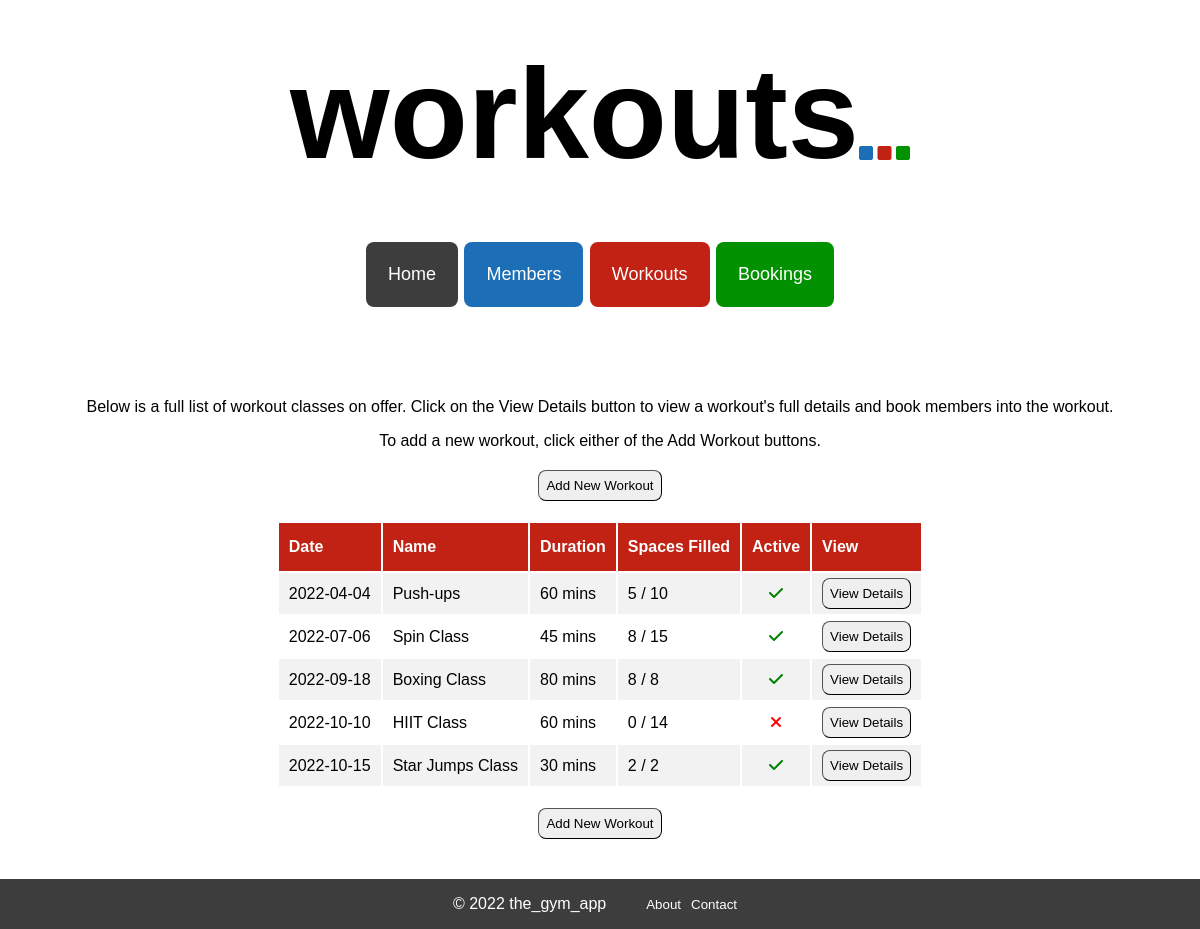
/workouts, run on the app's committed database.
### tables this page shows
CREATE TABLE workouts (
    id INTEGER PRIMARY KEY AUTOINCREMENT,
    name VARCHAR,
    date DATE,
    description TEXT,
    duration INTEGER,
    capacity INTEGER,
    capacity_filled INTEGER,
    active BOOLEAN
);

### controllers/workout_controller.py (the view)
@workouts_blueprint.route("/workouts")
def workouts():
    route_name = "workouts"
    workouts = workout_repository.select_all()
    return render_template("workouts/index.html", route_name=route_name, workouts=workouts)

### db/run_sql.py (called while the page is built)
def get_db():
    path = os.path.dirname(os.path.abspath(__file__))
    db = os.path.join(path, "gym_db.db")
    conn = sqlite3.connect(db)
    conn.execute("PRAGMA foreign_keys = 1")
    conn.row_factory = sqlite3.Row
    return conn

def run_sql(sql, values = []):
    db = get_db()
    cursor = db.cursor()
    cursor.execute(sql, values)
    results = cursor.fetchall()
    db.commit()
    db.close()
    return results

### repositories/workout_repository.py (called while the page is built)
def sort_fuction(workout):
    return workout.date

def select_all():
    workouts = []
    sql = "SELECT * FROM workouts"
    results = run_sql(sql)
    for row in results:
        active = True if row['active'] == 1 else False
        workout = Workout(row['name'], row['date'], row['description'], row['duration'], row['capacity'], row['capacity_filled'], active, row['id'])
        workouts.append(workout)
    workouts.sort(key=sort_fuction)
    return workouts

### templates/workouts/index.html
{% extends 'base.html'%}
{% block content %}
<div class="index_page_container">
    <p>Below is a full list of workout classes on offer. Click on the View Details button to view a workout's full details and book members into the workout.</p>
    <p>To add a new workout, click either of the Add Workout buttons.</p>
    <button class="index_page_button" id="index_page_top_button" id="index_page_button_workouts">
        <a class="index_page_link" href="/workouts/create">Add New Workout</a>
    </button>
    <table class="index_table">
        <tr class="index_table_headers" id="index_table_headers_workouts">
            <th>Date</th>
            <th>Name</th>
            <th>Duration</th>
            <th>Spaces Filled</th>
            <th>Active</th>
            <th>View</th>
        </tr>
        {% for workout in workouts %}
        <tr class="index_table_content">
            <td>{{workout.date}}</td>
            <td>{{workout.name}}</td>
            <td>{{workout.duration}} mins</td>
            <td>{{workout.capacity_filled}} / {{workout.capacity}}</td>
            {% if workout.active == True %}
            <td class="active_column"><i class="fa-solid fa-check" style="color: green"></i></td>
            {% elif workout.active == False %}
            <td class="active_column"><i class="fa-solid fa-xmark" style="color: red"></i></td>
            {% endif %}
            <td class="delete_column"><button class="index_page_button" id="view_details_button"><a class="index_page_link" href="/workouts/{{workout.id}}">View Details</button></td>
        {% endfor %}
        </tr>
    </table>
        <button class="index_page_button" id="index_page_bottom_button">
            <a class="index_page_link" href="/workouts/create">Add New Workout</a>
        </button>
</div>
{% endblock %}

### static/style.css (style rules this page uses)
body { font-family: Verdana, Geneva, Tahoma, sans-serif; min-height: 100%; margin: 0; padding: 0; }

### static/index_pages.css (style rules this page uses)
.index_page_container { display: flex; flex-direction: column; align-items: center; justify-content: center; margin: 40px auto; }
.index_page_container > p { margin-bottom: 0px; }
.index_table { width: auto; text-align: left; }
.index_table_headers { background-color: #1c6eb6; color: white; }
#index_table_headers_workouts { background-color: #c12214; }
.index_table_headers > th { padding: 15px 10px; }
.index_table_content > td { padding: 5px 10px; }
.index_table_content:nth-child(even) { background-color: #f2f2f2; }
.active_column { text-align: center; }
.delete_column { text-align: center; }
.index_page_button { padding: 7px; border-radius: 8px; border-width: 1px; }
.index_page_link { color: #000000; text-decoration: none; }
#index_page_top_button { margin-top: 20px; margin-bottom: 20px; }
#index_page_bottom_button { margin-top: 20px; }

### data on the page
workouts: date "2022-04-04", name "Push-ups", duration "60", capacity_filled "5", capacity "10", active True (drawn)
workouts: date "2022-07-06", name "Spin Class", duration "45", capacity_filled "8", capacity "15", active True (drawn)
workouts: date "2022-09-18", name "Boxing Class", duration "80", capacity_filled "8", capacity "8", active True (drawn)
workouts: date "2022-10-10", name "HIIT Class", duration "60", capacity_filled "0", capacity "14", active False (drawn)
workouts: date "2022-10-15", name "Star Jumps Class", duration "30", capacity_filled "2", capacity "2", active True (drawn)

### other printed values
{{ route_name }} "workouts"
